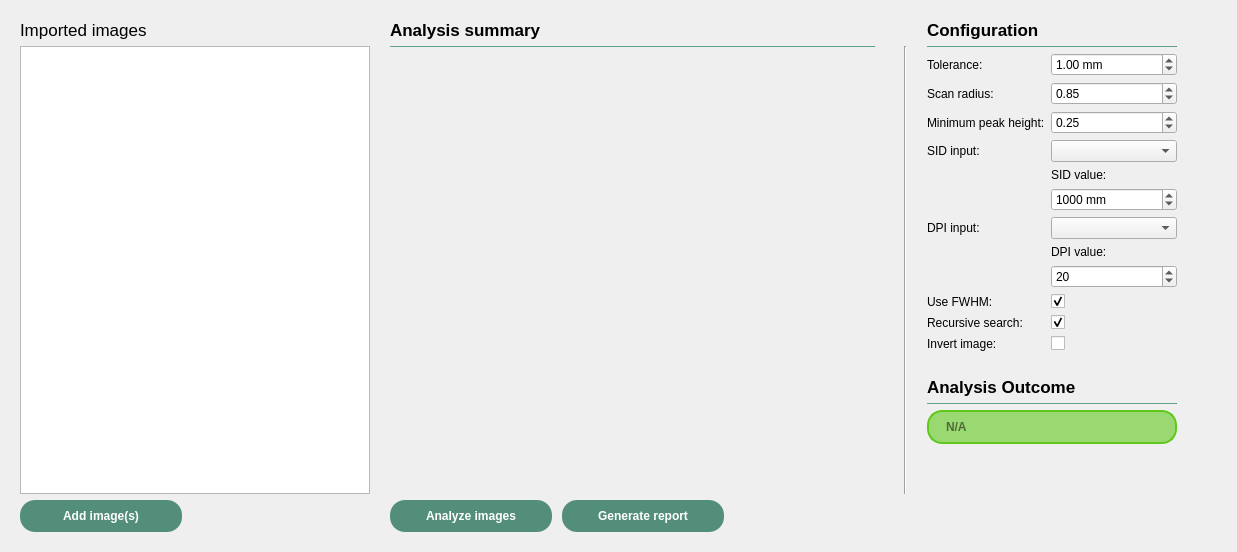
<?xml version="1.0" encoding="UTF-8"?>
<ui version="4.0">
 <class>QStarshotWorksheet</class>
 <widget class="QWidget" name="QStarshotWorksheet">
  <property name="geometry">
   <rect>
    <x>0</x>
    <y>0</y>
    <width>1237</width>
    <height>552</height>
   </rect>
  </property>
  <property name="windowTitle">
   <string>Form</string>
  </property>
  <layout class="QVBoxLayout" name="verticalLayout">
   <item>
    <widget class="QStackedWidget" name="stackedWidget">
     <property name="sizePolicy">
      <sizepolicy hsizetype="Preferred" vsizetype="Preferred">
       <horstretch>0</horstretch>
       <verstretch>0</verstretch>
      </sizepolicy>
     </property>
     <property name="currentIndex">
      <number>0</number>
     </property>
     <widget class="QWidget" name="analysisPage">
      <layout class="QGridLayout" name="gridLayout">
       <property name="horizontalSpacing">
        <number>20</number>
       </property>
       <item row="1" column="3">
        <widget class="QFrame" name="frame_2">
         <property name="sizePolicy">
          <sizepolicy hsizetype="Fixed" vsizetype="Preferred">
           <horstretch>0</horstretch>
           <verstretch>0</verstretch>
          </sizepolicy>
         </property>
         <property name="frameShape">
          <enum>QFrame::NoFrame</enum>
         </property>
         <property name="frameShadow">
          <enum>QFrame::Raised</enum>
         </property>
         <layout class="QVBoxLayout" name="verticalLayout_4">
          <property name="leftMargin">
           <number>0</number>
          </property>
          <property name="topMargin">
           <number>0</number>
          </property>
          <property name="rightMargin">
           <number>0</number>
          </property>
          <item>
           <widget class="Line" name="line">
            <property name="maximumSize">
             <size>
              <width>16777215</width>
              <height>1</height>
             </size>
            </property>
            <property name="styleSheet">
             <string notr="true">background-color: rgb(82, 142, 122)</string>
            </property>
            <property name="orientation">
             <enum>Qt::Horizontal</enum>
            </property>
           </widget>
          </item>
          <item>
           <layout class="QFormLayout" name="configFormLayout">
            <item row="0" column="0">
             <widget class="QLabel" name="toleranceLabel">
              <property name="text">
               <string>Tolerance:</string>
              </property>
             </widget>
            </item>
            <item row="0" column="1">
             <layout class="QHBoxLayout" name="horizontalLayout_4">
              <item>
               <widget class="QDoubleSpinBox" name="toleranceDSB">
                <property name="suffix">
                 <string> mm</string>
                </property>
                <property name="decimals">
                 <number>2</number>
                </property>
                <property name="maximum">
                 <double>3.000000000000000</double>
                </property>
                <property name="singleStep">
                 <double>0.500000000000000</double>
                </property>
                <property name="value">
                 <double>1.000000000000000</double>
                </property>
               </widget>
              </item>
             </layout>
            </item>
            <item row="1" column="0">
             <widget class="QLabel" name="scanRadiusLabel">
              <property name="text">
               <string>Scan radius:</string>
              </property>
             </widget>
            </item>
            <item row="1" column="1">
             <widget class="QDoubleSpinBox" name="radiusSB">
              <property name="minimum">
               <double>0.200000000000000</double>
              </property>
              <property name="maximum">
               <double>0.950000000000000</double>
              </property>
              <property name="singleStep">
               <double>0.050000000000000</double>
              </property>
              <property name="value">
               <double>0.850000000000000</double>
              </property>
             </widget>
            </item>
            <item row="2" column="0">
             <widget class="QLabel" name="minPeakHeightLabel">
              <property name="text">
               <string>Minimum peak height:</string>
              </property>
             </widget>
            </item>
            <item row="2" column="1">
             <widget class="QDoubleSpinBox" name="miniPeakHeightDSB">
              <property name="minimum">
               <double>0.050000000000000</double>
              </property>
              <property name="maximum">
               <double>0.950000000000000</double>
              </property>
              <property name="singleStep">
               <double>0.050000000000000</double>
              </property>
              <property name="value">
               <double>0.250000000000000</double>
              </property>
             </widget>
            </item>
            <item row="3" column="0">
             <widget class="QLabel" name="SIDInputLabel">
              <property name="text">
               <string>SID input:</string>
              </property>
             </widget>
            </item>
            <item row="3" column="1">
             <widget class="QComboBox" name="SIDInputCB"/>
            </item>
            <item row="4" column="1">
             <layout class="QVBoxLayout" name="sIDConfigVL">
              <item>
               <widget class="QLabel" name="sIDLabel">
                <property name="text">
                 <string>SID value:</string>
                </property>
               </widget>
              </item>
              <item>
               <widget class="QDoubleSpinBox" name="sIDDSB">
                <property name="suffix">
                 <string> mm</string>
                </property>
                <property name="decimals">
                 <number>0</number>
                </property>
                <property name="minimum">
                 <double>1.000000000000000</double>
                </property>
                <property name="maximum">
                 <double>2000.000000000000000</double>
                </property>
                <property name="singleStep">
                 <double>100.000000000000000</double>
                </property>
                <property name="value">
                 <double>1000.000000000000000</double>
                </property>
               </widget>
              </item>
             </layout>
            </item>
            <item row="5" column="0">
             <widget class="QLabel" name="DPIInputLabel">
              <property name="text">
               <string>DPI input:</string>
              </property>
             </widget>
            </item>
            <item row="5" column="1">
             <widget class="QComboBox" name="DPIInputCB"/>
            </item>
            <item row="6" column="1">
             <layout class="QVBoxLayout" name="sADConfigVL">
              <item>
               <widget class="QLabel" name="DPIValueLabel">
                <property name="text">
                 <string>DPI value:</string>
                </property>
               </widget>
              </item>
              <item>
               <widget class="QDoubleSpinBox" name="dPIDSB">
                <property name="decimals">
                 <number>0</number>
                </property>
                <property name="minimum">
                 <double>1.000000000000000</double>
                </property>
                <property name="maximum">
                 <double>1080.000000000000000</double>
                </property>
                <property name="singleStep">
                 <double>10.000000000000000</double>
                </property>
                <property name="value">
                 <double>20.000000000000000</double>
                </property>
               </widget>
              </item>
             </layout>
            </item>
            <item row="7" column="0">
             <widget class="QLabel" name="useFWHMLabel">
              <property name="text">
               <string>Use FWHM:</string>
              </property>
             </widget>
            </item>
            <item row="7" column="1">
             <widget class="QCheckBox" name="useFWHMCB">
              <property name="checked">
               <bool>true</bool>
              </property>
             </widget>
            </item>
            <item row="8" column="0">
             <widget class="QLabel" name="recursiveSearchLabel">
              <property name="text">
               <string>Recursive search:</string>
              </property>
             </widget>
            </item>
            <item row="8" column="1">
             <widget class="QCheckBox" name="recursiveSearchCB">
              <property name="checked">
               <bool>true</bool>
              </property>
             </widget>
            </item>
            <item row="9" column="0">
             <widget class="QLabel" name="invertImgLabel">
              <property name="text">
               <string>Invert image:</string>
              </property>
             </widget>
            </item>
            <item row="9" column="1">
             <widget class="QCheckBox" name="forceInvertCB"/>
            </item>
           </layout>
          </item>
          <item>
           <spacer name="verticalSpacer_6">
            <property name="orientation">
             <enum>Qt::Vertical</enum>
            </property>
            <property name="sizeType">
             <enum>QSizePolicy::Fixed</enum>
            </property>
            <property name="sizeHint" stdset="0">
             <size>
              <width>20</width>
              <height>20</height>
             </size>
            </property>
           </spacer>
          </item>
          <item>
           <widget class="QLabel" name="label_2">
            <property name="font">
             <font>
              <pointsize>13</pointsize>
             </font>
            </property>
            <property name="text">
             <string>&lt;html&gt;&lt;head/&gt;&lt;body&gt;&lt;p&gt;&lt;span style=&quot; font-weight:700;&quot;&gt;Analysis Outcome&lt;/span&gt;&lt;/p&gt;&lt;/body&gt;&lt;/html&gt;</string>
            </property>
           </widget>
          </item>
          <item>
           <widget class="Line" name="line_3">
            <property name="maximumSize">
             <size>
              <width>16777215</width>
              <height>1</height>
             </size>
            </property>
            <property name="styleSheet">
             <string notr="true">background-color: rgb(82, 142, 122)</string>
            </property>
            <property name="orientation">
             <enum>Qt::Horizontal</enum>
            </property>
           </widget>
          </item>
          <item>
           <widget class="QLineEdit" name="outcomeLE">
            <property name="minimumSize">
             <size>
              <width>250</width>
              <height>0</height>
             </size>
            </property>
            <property name="contextMenuPolicy">
             <enum>Qt::NoContextMenu</enum>
            </property>
            <property name="styleSheet">
             <string notr="true">border-color: rgb(95, 200, 26);
border-radius: 15px;
border-style: solid;
border-width: 2px;
background-color: rgba(95, 200, 26,150);
padding-left: 15px;
height: 30px;
font-weight: bold;

</string>
            </property>
            <property name="readOnly">
             <bool>true</bool>
            </property>
            <property name="placeholderText">
             <string>N/A</string>
            </property>
           </widget>
          </item>
          <item>
           <spacer name="verticalSpacer_5">
            <property name="orientation">
             <enum>Qt::Vertical</enum>
            </property>
            <property name="sizeHint" stdset="0">
             <size>
              <width>20</width>
              <height>40</height>
             </size>
            </property>
           </spacer>
          </item>
         </layout>
        </widget>
       </item>
       <item row="2" column="1">
        <layout class="QHBoxLayout" name="mainActionsHL">
         <property name="spacing">
          <number>10</number>
         </property>
         <item alignment="Qt::AlignLeft">
          <widget class="QPushButton" name="analyzeBtn">
           <property name="sizePolicy">
            <sizepolicy hsizetype="Preferred" vsizetype="Fixed">
             <horstretch>0</horstretch>
             <verstretch>0</verstretch>
            </sizepolicy>
           </property>
           <property name="styleSheet">
            <string notr="true">QPushButton {
	background-color: rgb(82, 142, 122);
    min-width: 150px;
	min-height:20px;
    padding: 6px;
	border-radius: 15px;
	color: white;
	font: bold;
}

QPushButton:pressed {
	background-color: rgb(52, 91, 78);
}

QPushButton:!enabled{
	background-color: rgba(52, 91, 78, 50);
	color: rgba(255,255,255,100)
}</string>
           </property>
           <property name="text">
            <string>Analyze images</string>
           </property>
          </widget>
         </item>
         <item alignment="Qt::AlignLeft">
          <widget class="QPushButton" name="genReportBtn">
           <property name="sizePolicy">
            <sizepolicy hsizetype="Preferred" vsizetype="Fixed">
             <horstretch>0</horstretch>
             <verstretch>0</verstretch>
            </sizepolicy>
           </property>
           <property name="styleSheet">
            <string notr="true">QPushButton {
	background-color: rgb(82, 142, 122);
    min-width: 150px;
	min-height:20px;
    padding: 6px;
	border-radius: 15px;
	color: white;
	font: bold;
}

QPushButton:pressed {
	background-color: rgb(52, 91, 78);
}

QPushButton:!enabled{
	background-color: rgba(52, 91, 78, 50);
	color: rgba(255,255,255,100)
}</string>
           </property>
           <property name="text">
            <string>Generate report</string>
           </property>
          </widget>
         </item>
         <item>
          <spacer name="horizontalSpacer">
           <property name="orientation">
            <enum>Qt::Horizontal</enum>
           </property>
           <property name="sizeHint" stdset="0">
            <size>
             <width>40</width>
             <height>20</height>
            </size>
           </property>
          </spacer>
         </item>
        </layout>
       </item>
       <item row="1" column="1">
        <widget class="QFrame" name="frame">
         <property name="sizePolicy">
          <sizepolicy hsizetype="Expanding" vsizetype="Preferred">
           <horstretch>0</horstretch>
           <verstretch>0</verstretch>
          </sizepolicy>
         </property>
         <property name="frameShape">
          <enum>QFrame::NoFrame</enum>
         </property>
         <property name="frameShadow">
          <enum>QFrame::Plain</enum>
         </property>
         <layout class="QVBoxLayout" name="verticalLayout_3">
          <property name="leftMargin">
           <number>0</number>
          </property>
          <property name="topMargin">
           <number>0</number>
          </property>
          <item>
           <widget class="Line" name="analysisSummaryLabel">
            <property name="sizePolicy">
             <sizepolicy hsizetype="MinimumExpanding" vsizetype="Fixed">
              <horstretch>0</horstretch>
              <verstretch>0</verstretch>
             </sizepolicy>
            </property>
            <property name="maximumSize">
             <size>
              <width>16777215</width>
              <height>1</height>
             </size>
            </property>
            <property name="styleSheet">
             <string notr="true">background-color: rgb(82, 142, 122)</string>
            </property>
            <property name="orientation">
             <enum>Qt::Horizontal</enum>
            </property>
           </widget>
          </item>
          <item>
           <spacer name="buttonSpacer">
            <property name="orientation">
             <enum>Qt::Vertical</enum>
            </property>
            <property name="sizeType">
             <enum>QSizePolicy::Fixed</enum>
            </property>
            <property name="sizeHint" stdset="0">
             <size>
              <width>0</width>
              <height>10</height>
             </size>
            </property>
           </spacer>
          </item>
          <item>
           <layout class="QVBoxLayout" name="analysisInfoVL"/>
          </item>
          <item>
           <layout class="QVBoxLayout" name="analysisImageVL"/>
          </item>
          <item>
           <spacer name="image_vl_spacer">
            <property name="orientation">
             <enum>Qt::Vertical</enum>
            </property>
            <property name="sizeType">
             <enum>QSizePolicy::MinimumExpanding</enum>
            </property>
            <property name="sizeHint" stdset="0">
             <size>
              <width>0</width>
              <height>10</height>
             </size>
            </property>
           </spacer>
          </item>
         </layout>
        </widget>
       </item>
       <item row="0" column="0">
        <widget class="QLabel" name="importedImgLabel">
         <property name="font">
          <font>
           <pointsize>13</pointsize>
          </font>
         </property>
         <property name="text">
          <string>Imported images</string>
         </property>
        </widget>
       </item>
       <item row="1" column="4">
        <spacer name="horizontalSpacer_3">
         <property name="orientation">
          <enum>Qt::Horizontal</enum>
         </property>
         <property name="sizeType">
          <enum>QSizePolicy::Preferred</enum>
         </property>
         <property name="sizeHint" stdset="0">
          <size>
           <width>40</width>
           <height>20</height>
          </size>
         </property>
        </spacer>
       </item>
       <item row="0" column="3">
        <layout class="QHBoxLayout" name="horizontalLayout_3">
         <item alignment="Qt::AlignLeft">
          <widget class="QLabel" name="label">
           <property name="sizePolicy">
            <sizepolicy hsizetype="Expanding" vsizetype="Preferred">
             <horstretch>0</horstretch>
             <verstretch>0</verstretch>
            </sizepolicy>
           </property>
           <property name="font">
            <font>
             <pointsize>13</pointsize>
            </font>
           </property>
           <property name="text">
            <string>&lt;html&gt;&lt;head/&gt;&lt;body&gt;&lt;p&gt;&lt;span style=&quot; font-weight:700;&quot;&gt;Configuration&lt;/span&gt;&lt;/p&gt;&lt;/body&gt;&lt;/html&gt;</string>
           </property>
          </widget>
         </item>
        </layout>
       </item>
       <item row="0" column="1">
        <layout class="QHBoxLayout" name="horizontalLayout_2">
         <item>
          <widget class="QLabel" name="analysisSumLabel">
           <property name="sizePolicy">
            <sizepolicy hsizetype="Expanding" vsizetype="Fixed">
             <horstretch>0</horstretch>
             <verstretch>0</verstretch>
            </sizepolicy>
           </property>
           <property name="font">
            <font>
             <pointsize>13</pointsize>
            </font>
           </property>
           <property name="text">
            <string>&lt;html&gt;&lt;head/&gt;&lt;body&gt;&lt;p&gt;&lt;span style=&quot; font-weight:700;&quot;&gt;Analysis summary&lt;/span&gt;&lt;/p&gt;&lt;/body&gt;&lt;/html&gt;</string>
           </property>
          </widget>
         </item>
        </layout>
       </item>
       <item row="1" column="0">
        <widget class="QListWidget" name="imageListWidget">
         <property name="sizePolicy">
          <sizepolicy hsizetype="MinimumExpanding" vsizetype="Expanding">
           <horstretch>0</horstretch>
           <verstretch>0</verstretch>
          </sizepolicy>
         </property>
         <property name="minimumSize">
          <size>
           <width>350</width>
           <height>0</height>
          </size>
         </property>
         <property name="maximumSize">
          <size>
           <width>350</width>
           <height>16777215</height>
          </size>
         </property>
         <property name="dragDropMode">
          <enum>QAbstractItemView::DragDrop</enum>
         </property>
         <property name="defaultDropAction">
          <enum>Qt::MoveAction</enum>
         </property>
         <property name="alternatingRowColors">
          <bool>true</bool>
         </property>
        </widget>
       </item>
       <item row="2" column="0" alignment="Qt::AlignVCenter">
        <widget class="QPushButton" name="addImgBtn">
         <property name="sizePolicy">
          <sizepolicy hsizetype="Fixed" vsizetype="Fixed">
           <horstretch>0</horstretch>
           <verstretch>0</verstretch>
          </sizepolicy>
         </property>
         <property name="styleSheet">
          <string notr="true">QPushButton {
	background-color: rgb(82, 142, 122);
    min-width: 150px;
	min-height:20px;
    padding: 6px;
	border-radius: 15px;
	color: white;
	font: bold;
}

QPushButton:pressed {
	background-color: rgb(52, 91, 78);
}

QPushButton:!enabled{
	background-color: rgba(52, 91, 78, 50);
	color: rgba(255,255,255,100)
}</string>
         </property>
         <property name="text">
          <string>Add image(s)</string>
         </property>
         <property name="autoDefault">
          <bool>false</bool>
         </property>
        </widget>
       </item>
       <item row="1" column="2">
        <widget class="Line" name="line_2">
         <property name="orientation">
          <enum>Qt::Vertical</enum>
         </property>
        </widget>
       </item>
      </layout>
     </widget>
    </widget>
   </item>
  </layout>
 </widget>
 <resources/>
 <connections/>
</ui>
